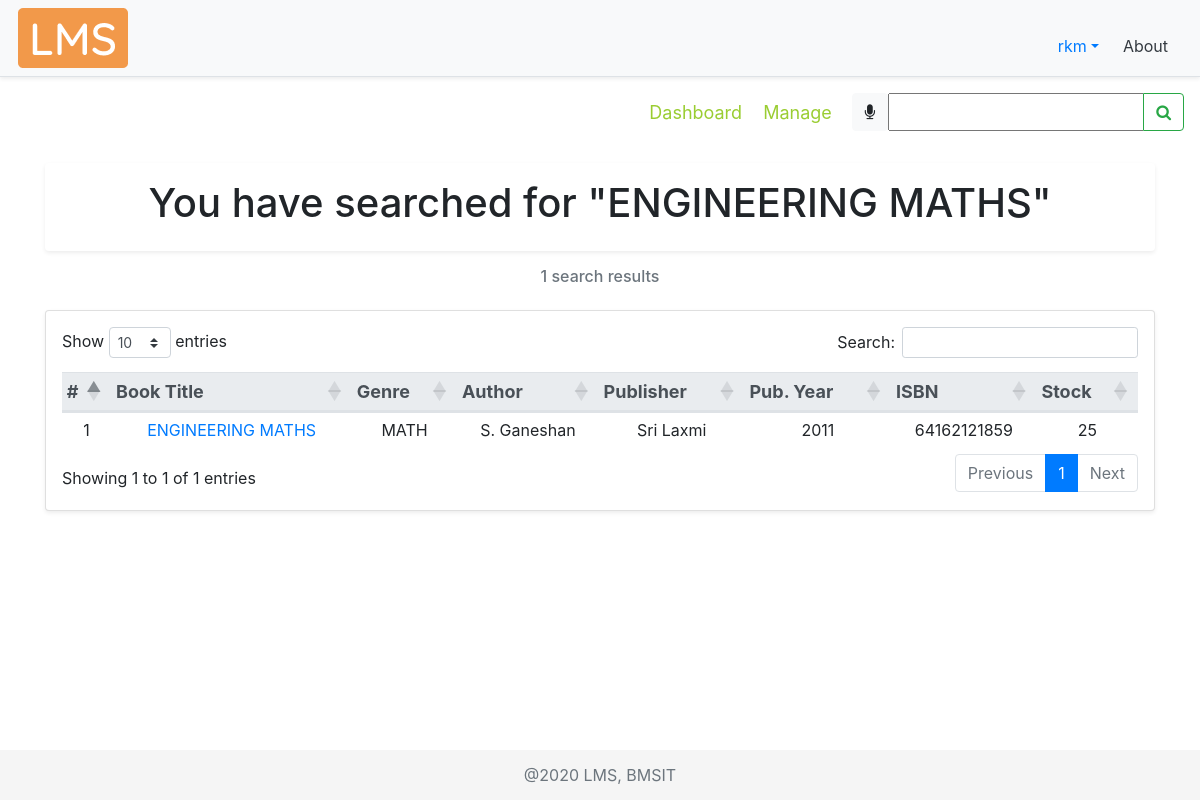
The app's page /search/ENGINEERING MATHS (signed in) with its own data.
### account/models.py (models this page shows, shortened)
class Account(AbstractBaseUser):
    COURSES = (
        ("ISE","Information Science Engineering"),
        ("CSE","Computer Science Engineering"),
        ("ECE","Electronics and Communication Engineering"),
        ("ME","Mechanical Engineering"),
        ("ETE","Electronics and Telecommunication Engineering"),
        ("EEE","Electrical and Electronics Engineering"),
        ("CIV","Civil Engineering"),
        ("MCA","Master of Computer Applications"),
        ("AI&ML","Artificial Intelligence and Machine Learning")
    )
    SEM = (
        (1, 1),
        (2, 2),
        (3, 3),
        (4, 4),
        (5, 5),
        (6, 6),
        (7, 7),
        (8, 8),
    )
    email = models.EmailField(verbose_name="email", max_length=50, unique=True, help_text="Email id")
    username = models.CharField(max_length=30, unique=True, help_text="Username")
    fName = models.CharField(max_length=20, help_text='First name')
    mName = models.CharField(max_length=20, help_text='Middle name', blank=True)
    lName = models.CharField(max_length=20, help_text='Last name', blank=True)
    streetAddr = models.CharField(max_length=50, help_text="Street Address", null=True)
    district = models.CharField(max_length=20, null=True, help_text="District")
    state = models.CharField(max_length=20, null=True, help_text="State")
    pinCode = models.CharField(max_length=6, null=True, help_text="PIN Code")
    phoneNum = models.CharField(max_length=10, null=True, blank=True, help_text="Phone number")
    USN = models.CharField(max_length=10, null=True, unique=True, blank=True, help_text="University Serial Number", validators=[RegexValidator(regex='[1-4]{1}[a-zA-Z]{2}[0-9]{2}[a-zA-Z]{2}[0-9]{3}', message="Enter a valid USN", code="invalid_USN")])
    course = models.CharField(max_length=50, null=True, choices=COURSES, blank=True, help_text="Branch")
    sem = models.PositiveSmallIntegerField(null=True, choices=SEM, blank=True, help_text="Semester")
    salary = models.CharField(max_length=6, null=True, blank=True, help_text="Salary")
    date_joined = models.DateTimeField(verbose_name='date joined', auto_now_add=True)
    last_login = models.DateTimeField(verbose_name='last login', auto_now=True)
    is_admin = models.BooleanField(default=False)
    is_active = models.BooleanField(default=True)
    is_staff = models.BooleanField(default=False)
    is_superuser = models.BooleanField(default=False)
    USERNAME_FIELD = 'email'
    REQUIRED_FIELDS = ['username', 'fName']
    objects = MyAccountManager()

### libraryApp/models.py (models this page shows, shortened)
class BOOK(models.Model):
    GENRE = (
        ("CS", "Computer Science"),
        ("MATH", "Mathematics"),
        ("ELE", "Electronics"),
        ("TC", "Telecommunication"),
        ("CHE", "Chemistry"),
        ("PHY", "Physics"),
        ("MEC", "Mechanics"),
        ("EVS", "Environmental Science"),
        ("BIO", "Bioengineering"),
        ("BUS", "Business Skills"),
    )
    bookTitle = models.CharField(max_length=50, help_text="Book Title")
    genre = models.CharField(max_length=30, null=True, choices=GENRE, help_text="Category")
    pubYear = models.CharField(max_length=4, null=True, help_text="Year of publication")
    isbn = models.CharField(max_length=13, null=True, unique=True, help_text="International Standard Book Number")
    librarianID = models.ForeignKey(
        settings.AUTH_USER_MODEL, null=True, on_delete=models.CASCADE, help_text="Librarian ID")
    pubID = models.ForeignKey(PUBLISHER, null=True, on_delete=models.CASCADE, help_text="Publisher ID")
    authorID = models.ManyToManyField(AUTHOR, help_text="Authors")
    def __str__(self):
        return self.bookTitle

class AUTHOR(models.Model):
    authorName = models.CharField(max_length=30, help_text="Author name")
    def __str__(self):
        return self.authorName

class PUBLISHER(models.Model):
    pubName = models.CharField(max_length=30, help_text="Publisher name", null=True)
    streetAddr = models.CharField(max_length=50, help_text="Street Address", null=True)
    district = models.CharField(max_length=20, help_text="District", null=True)
    state = models.CharField(max_length=20, help_text="State", null=True)
    pinCode = models.CharField(max_length=6, help_text="PIN Code", null=True)
    phoneNum = models.CharField(max_length=10, help_text="Phone number", null=True)

### libraryApp/views.py (the view)
# urls.py: path('search/<str:book>', views.searchBook, name="search"),
@login_required(login_url='signin')
def searchBook(request, book):
    searchResult = 'libraryApp/search_result_page.html'
    books = BOOK.objects.filter(bookTitle__icontains=book)
    myFilter = BookFilter(request.POST, queryset=books)
    if request.method == "POST":
        print(request.POST)
        return redirect(searchBook, book=request.POST['bookTitle'])
    print(books)
    booksList = []
    count = 0
    for i in books:
        count += 1
        stock = STOCK.objects.filter(bookID__id=i.id).first()
        authors = AUTHOR.objects.filter(book__id=i.id)
        authorList = []
        authorIDList = []
        for a in authors.all():
            if a not in authorList:  # loic to check redundancy
                authorList.append(a)
                authorIDList.append(a.id)
        authorString = ', '.join(map(str, authorList))
        booksList.append(tempBook(count, i.bookTitle, i.id, i.genre, i.pubID.id,
                                  i.pubID.pubName, i.pubYear, authorIDList, authorString, i.isbn, stock.bookCopies))
    context = {
        'books': booksList,
        'count': count,
        'query': book,
        'myFilter': myFilter
    }
    return render(request, searchResult, context)

### libraryApp/templates/libraryApp/search_result_page.html (shortened to what this page needs)
{% load static %}
<!DOCTYPE html>
<html lang="en">
<head>
    <link rel="stylesheet" href="https://cdn.jsdelivr.net/npm/bootstrap@4.5.3/dist/css/bootstrap.min.css">
    <link rel="stylesheet" href="https://stackpath.bootstrapcdn.com/font-awesome/4.7.0/css/font-awesome.min.css">
    <link rel="stylesheet" href="{% static '/css/main.css' %}">
    <link rel="stylesheet" href="https://cdn.datatables.net/1.10.22/css/dataTables.bootstrap4.min.css">
</head>
<body>
    <div class="d-flex flex-column flex-md-row align-items-center p-2 px-md-3 mb-2 bg-light border-bottom shadow-sm">
      <img class="logo my-0 mr-md-auto font-weight-normal" src="{% static '/img/lms.png' %}" alt="LMS Logo">
        <nav class="nav mt-3 mr-2">
            <div class="nav-item dropdown">
              <a class="nav-link dropdown-toggle" data-toggle="dropdown" role="button">{{request.user.username}}</a>
            </div>
            <a class="p-2 text-dark" href="{% url 'about' %}">About</a>
        </nav>
    </div>
    <nav class="navbar">
    <div class="navbar-nav mySubMenu ml-auto">
        <nav>
            <a href="{% url 'dashboard' %}" title="Click here to visit dashboard">Dashboard</a>
            {% if request.user.is_staff %}
                <a href="{% url 'manage' %}" title="Click here to manage books">Manage</a>
            {% endif %}
        </nav>
    </div>
    <form class="form-inline" method="POST">
        <div class="input-group">
        <div id="speech" class="btn btn-light" title="Click the Mic to speak">
            <i class="fa fa-microphone" aria-hidden="true"></i>
        </div>
        {{myFilter.form}}
        <div class="input-group-append">
            <button id="searchButton" class="btn btn-outline-success" type="submit">
            <i class="fa fa-search"></i>
            </button>
        </div>
        </div>
    </form>
    </nav>
    <br>
    <div class="container-fluid">
        <div class="container">
            <div class="col-md-12 text-center shadow-sm p-3 bg-white rounded">
                <h1>You have searched for "{{query}}"</h1>
            </div>
            <div class="col-md-12 mt-3">
                <h6 class="form-text text-center text-muted">
                    {{count}} search results
                </h6>
            </div>
            {% if count > 0%}
            <div class="card card-body col-md-12 shadow-sm p-3 bg-white rounded mt-4">
                <table id="dataTable8" class="table table-sm table-hover text-center">
                    <thead class="thead-light threadText">
                        <tr>
                            <th scope="col">#</th>
                            <th scope="col">Book Title</th>
                            <th scope="col">Genre</th>
                            <th scope="col">Author</th>
                            <th scope="col">Publisher</th>
                            <th scope="col">Pub. Year</th>
                            <th scope="col">ISBN</th>
                            <th scope="col">Stock</th>
                        </tr>
                    </thead>
                    {% for i in books %}
                    <tr>
                        <td>{{i.slNo}}</td>
                        <td><a href="{% url 'viewbook' i.bookID %}">{{i.bookTitle}}</a></td>
                        <td>{{i.genre}}</td>
                        <td>{{i.author}}</td>
                        <td>{{i.pubName}}</td>
                        <td>{{i.pubYear}}</td>
                        <td>{{i.isbn}}</td>
                        <td>{{i.stock}}</td>
                    </tr>
                    {% endfor %}
                </table>
            </div>
            {% else %}
            <div class="justify-content-center row mt-5">
                <h3 class="text-center text-secondary">Sorry☹, Currently there's no book in the library named
                    <strong>{{query}}</strong></h3>
            </div>
            {% endif %}
        </div>
    </div>
    <br>
    <footer class="footer">
        <div class="container text-center">
            <span class="text-muted">@2020 LMS, BMSIT</span>
        </div>
    </footer>
</body>
</html>

### static/css/main.css (style rules this page uses)
html { position: relative; min-height: 100%; }
body { margin-bottom: 60px; background-color: #fff; }
.footer { position: absolute; bottom: 0; width: 100%; height: 50px; line-height: 50px; background-color: #f5f5f5; }
.mySubMenu { margin-right: 10px; padding: 2px; font-size: large; }
.mySubMenu a { padding-left: 8px; padding-right: 8px; color: yellowgreen; }

### libraryApp/templates/libraryApp/search_result_page.html (style rules this page uses)
.logo { margin: 2px; }
.threadText { font-size: 18px; padding: 5px; margin: 5px; }

### records on screen
Account: user.username "rkm"
BOOK: bookTitle "ENGINEERING MATHS", bookTitle "ENGINEERING MATHS", genre "MATH", pubYear "2011", isbn "64162121859"
AUTHOR: author "S. Ganeshan"
PUBLISHER: pubName "Sri Laxmi"

### other values on screen
{{ count }} "1"
{{ i.slNo }} "1"
{{ i.stock }} "25"
